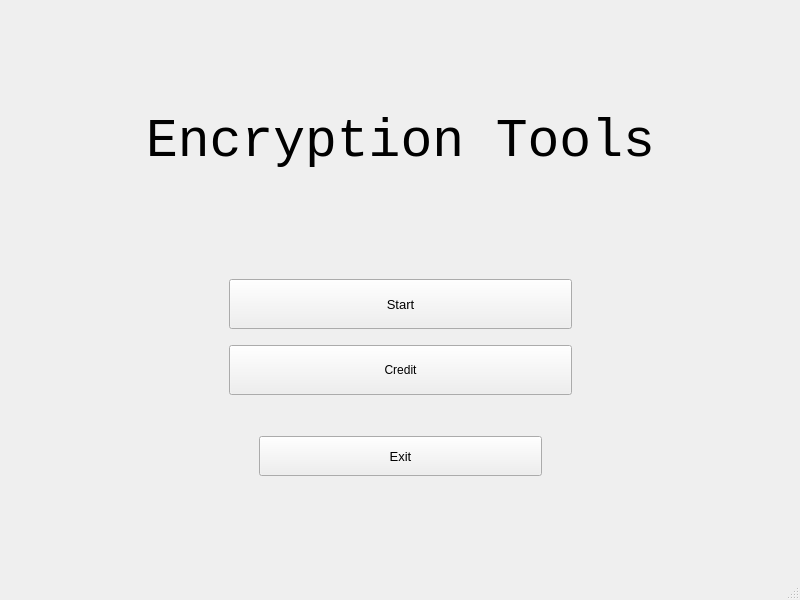
<?xml version="1.0" encoding="UTF-8"?>
<ui version="4.0">
 <class>MainWindow</class>
 <widget class="QMainWindow" name="MainWindow">
  <property name="geometry">
   <rect>
    <x>0</x>
    <y>0</y>
    <width>800</width>
    <height>600</height>
   </rect>
  </property>
  <property name="windowTitle">
   <string>MainWindow</string>
  </property>
  <widget class="QWidget" name="centralwidget">
   <widget class="QStackedWidget" name="stackedWidget">
    <property name="geometry">
     <rect>
      <x>0</x>
      <y>0</y>
      <width>801</width>
      <height>561</height>
     </rect>
    </property>
    <property name="currentIndex">
     <number>0</number>
    </property>
    <widget class="QWidget" name="mainPage">
     <layout class="QVBoxLayout" name="verticalLayout">
      <property name="bottomMargin">
       <number>20</number>
      </property>
      <item>
       <spacer name="verticalSpacer_4">
        <property name="orientation">
         <enum>Qt::Vertical</enum>
        </property>
        <property name="sizeHint" stdset="0">
         <size>
          <width>20</width>
          <height>40</height>
         </size>
        </property>
       </spacer>
      </item>
      <item>
       <widget class="QLabel" name="label_2">
        <property name="font">
         <font>
          <family>Courier New</family>
          <pointsize>40</pointsize>
         </font>
        </property>
        <property name="text">
         <string>Encryption Tools</string>
        </property>
        <property name="alignment">
         <set>Qt::AlignCenter</set>
        </property>
       </widget>
      </item>
      <item>
       <spacer name="verticalSpacer">
        <property name="orientation">
         <enum>Qt::Vertical</enum>
        </property>
        <property name="sizeHint" stdset="0">
         <size>
          <width>20</width>
          <height>40</height>
         </size>
        </property>
       </spacer>
      </item>
      <item>
       <layout class="QHBoxLayout" name="horizontalLayout">
        <property name="topMargin">
         <number>0</number>
        </property>
        <property name="bottomMargin">
         <number>5</number>
        </property>
        <item>
         <spacer name="horizontalSpacer">
          <property name="orientation">
           <enum>Qt::Horizontal</enum>
          </property>
          <property name="sizeType">
           <enum>QSizePolicy::Fixed</enum>
          </property>
          <property name="sizeHint" stdset="0">
           <size>
            <width>220</width>
            <height>20</height>
           </size>
          </property>
         </spacer>
        </item>
        <item>
         <widget class="QPushButton" name="Start">
          <property name="sizePolicy">
           <sizepolicy hsizetype="Expanding" vsizetype="Fixed">
            <horstretch>0</horstretch>
            <verstretch>0</verstretch>
           </sizepolicy>
          </property>
          <property name="minimumSize">
           <size>
            <width>0</width>
            <height>50</height>
           </size>
          </property>
          <property name="font">
           <font>
            <pointsize>10</pointsize>
           </font>
          </property>
          <property name="text">
           <string>Start</string>
          </property>
         </widget>
        </item>
        <item>
         <spacer name="horizontalSpacer_2">
          <property name="orientation">
           <enum>Qt::Horizontal</enum>
          </property>
          <property name="sizeType">
           <enum>QSizePolicy::Fixed</enum>
          </property>
          <property name="sizeHint" stdset="0">
           <size>
            <width>220</width>
            <height>20</height>
           </size>
          </property>
         </spacer>
        </item>
       </layout>
      </item>
      <item>
       <layout class="QHBoxLayout" name="horizontalLayout_2">
        <property name="topMargin">
         <number>5</number>
        </property>
        <property name="bottomMargin">
         <number>10</number>
        </property>
        <item>
         <spacer name="horizontalSpacer_3">
          <property name="orientation">
           <enum>Qt::Horizontal</enum>
          </property>
          <property name="sizeType">
           <enum>QSizePolicy::Fixed</enum>
          </property>
          <property name="sizeHint" stdset="0">
           <size>
            <width>220</width>
            <height>20</height>
           </size>
          </property>
         </spacer>
        </item>
        <item>
         <widget class="QPushButton" name="Credit">
          <property name="minimumSize">
           <size>
            <width>0</width>
            <height>50</height>
           </size>
          </property>
          <property name="text">
           <string>Credit</string>
          </property>
         </widget>
        </item>
        <item>
         <spacer name="horizontalSpacer_4">
          <property name="orientation">
           <enum>Qt::Horizontal</enum>
          </property>
          <property name="sizeType">
           <enum>QSizePolicy::Fixed</enum>
          </property>
          <property name="sizeHint" stdset="0">
           <size>
            <width>220</width>
            <height>20</height>
           </size>
          </property>
         </spacer>
        </item>
       </layout>
      </item>
      <item>
       <layout class="QHBoxLayout" name="horizontalLayout_3">
        <property name="topMargin">
         <number>25</number>
        </property>
        <property name="bottomMargin">
         <number>25</number>
        </property>
        <item>
         <spacer name="horizontalSpacer_5">
          <property name="orientation">
           <enum>Qt::Horizontal</enum>
          </property>
          <property name="sizeType">
           <enum>QSizePolicy::Fixed</enum>
          </property>
          <property name="sizeHint" stdset="0">
           <size>
            <width>250</width>
            <height>20</height>
           </size>
          </property>
         </spacer>
        </item>
        <item>
         <widget class="QPushButton" name="Exit">
          <property name="sizePolicy">
           <sizepolicy hsizetype="Expanding" vsizetype="Fixed">
            <horstretch>0</horstretch>
            <verstretch>0</verstretch>
           </sizepolicy>
          </property>
          <property name="minimumSize">
           <size>
            <width>0</width>
            <height>40</height>
           </size>
          </property>
          <property name="font">
           <font>
            <pointsize>10</pointsize>
           </font>
          </property>
          <property name="text">
           <string>Exit</string>
          </property>
         </widget>
        </item>
        <item>
         <spacer name="horizontalSpacer_6">
          <property name="orientation">
           <enum>Qt::Horizontal</enum>
          </property>
          <property name="sizeType">
           <enum>QSizePolicy::Fixed</enum>
          </property>
          <property name="sizeHint" stdset="0">
           <size>
            <width>250</width>
            <height>20</height>
           </size>
          </property>
         </spacer>
        </item>
       </layout>
      </item>
      <item>
       <spacer name="verticalSpacer_2">
        <property name="orientation">
         <enum>Qt::Vertical</enum>
        </property>
        <property name="sizeType">
         <enum>QSizePolicy::Fixed</enum>
        </property>
        <property name="sizeHint" stdset="0">
         <size>
          <width>20</width>
          <height>40</height>
         </size>
        </property>
       </spacer>
      </item>
     </layout>
    </widget>
    <widget class="QWidget" name="page_2">
     <widget class="QPushButton" name="pushButton_2">
      <property name="geometry">
       <rect>
        <x>320</x>
        <y>40</y>
        <width>93</width>
        <height>28</height>
       </rect>
      </property>
      <property name="text">
       <string>Back</string>
      </property>
     </widget>
     <widget class="QLineEdit" name="lineEdit">
      <property name="geometry">
       <rect>
        <x>60</x>
        <y>40</y>
        <width>113</width>
        <height>22</height>
       </rect>
      </property>
     </widget>
     <widget class="QLabel" name="label">
      <property name="geometry">
       <rect>
        <x>50</x>
        <y>80</y>
        <width>381</width>
        <height>111</height>
       </rect>
      </property>
      <property name="text">
       <string>TextLabel</string>
      </property>
     </widget>
    </widget>
   </widget>
  </widget>
  <widget class="QMenuBar" name="menubar">
   <property name="geometry">
    <rect>
     <x>0</x>
     <y>0</y>
     <width>800</width>
     <height>21</height>
    </rect>
   </property>
  </widget>
  <widget class="QStatusBar" name="statusbar"/>
 </widget>
 <resources/>
 <connections/>
</ui>
